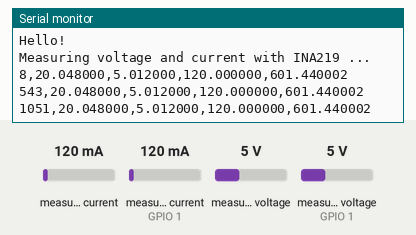
Bench run of a sketch on a simulated ESP32. Shown: the last lines printed to the serial monitor. The test bench sets the inputs (shaded band); at power-on: measured current 120 mA, measured current (sensor on GPIO 1) 120 mA, measured voltage 5 V, measured voltage (sensor on GPIO 1) 5 V.

Above: at 1.2 s.
1.3 s: measured current (sensor 0) set to 40 mA
At 2.0 s:
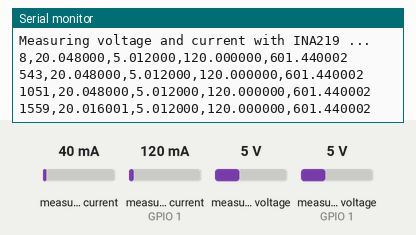
2.8 s: measured current (sensor on GPIO 1) set to 40 mA
At 3.5 s:
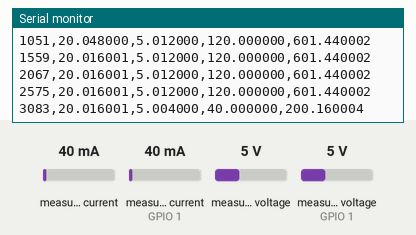
4.3 s: measured voltage (sensor 0) set to 0.3 V
At 5.0 s:
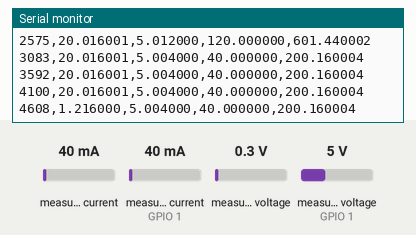
5.8 s: measured voltage (sensor on GPIO 1) set to 0.3 V
At 6.5 s:
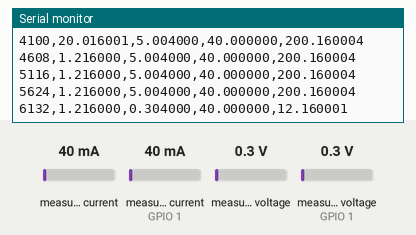
7.3 s: measured current (sensor 0) set to 500 mA
At 7.3 s:
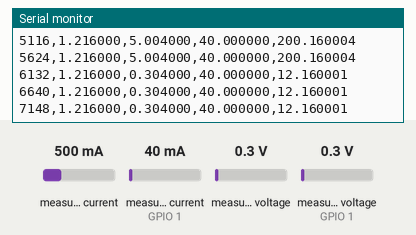
8.8 s: measured current (sensor on GPIO 1) set to 500 mA
At 8.8 s:
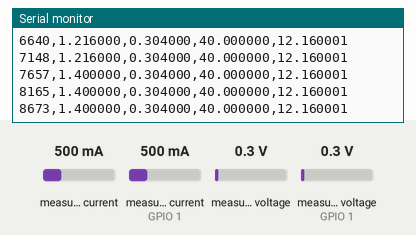
Timing chart, 0 to 11.3 s (numbered marks = the images above; inputs shaded):
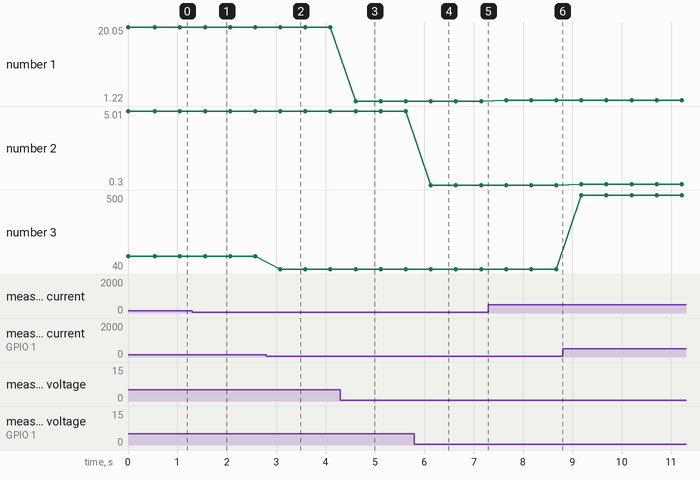

Measured:
- after the input at 1.3 s, the serial monitor: prints a new line after 0.26 s (image 1)
- after the input at 2.8 s, the serial monitor: prints a new line after 0.28 s (image 2)
- after the input at 4.3 s, the serial monitor: prints a new line after 0.31 s (image 3)
- after the input at 5.8 s, the serial monitor: prints a new line after 0.33 s (image 4)
- plotted number 1: 20.05 → 20.02 after the input at 1.3 s, 20.02 → 1.22 after the input at 4.3 s, 1.22 → 1.4 after the input at 7.3 s
- plotted number 2: 5.01 → 5 after the input at 2.8 s, 5 → 0.3 after the input at 5.8 s, 0.3 → 0.35 after the input at 8.8 s
- plotted number 3: 120 → 40 after the input at 2.8 s, 40 → 500 after the input at 8.8 s

The sketch:

logger.ino
```cpp
/*
    Author: Jerome Hallett
    Board: Arduino Uno
    Code's purpose is to read sensor values from the INA219 in the receiver, checking I2C connection available to avoid process stalling.
    Measures the rectifier voltage, current, and state of charge of the receiver.

    INA219 sensor code:
    Based from https://learn.adafruit.com/adafruit-ina219-current-sensor-breakout/arduino-code
*/

//Import required libraries for INA219 sensor & I2C
#include <Wire.h>
#include <Adafruit_INA219.h>

//User specfied inputs
uint8_t chargeThreshold = 14.5; //Threshold of capacitor voltage to consider receiver as charged

//Device setup
unsigned long timer; //Time since programme started running
bool charged = false; //Boolean of whether the receiver has been fully charged

//Initialise two instances of the INA219
byte addressRect = 0x40;
byte addressCap = 0x41;
Adafruit_INA219 ina219Rectifier(addressRect);
Adafruit_INA219 ina219Capacitor(addressCap);

// Function to check availability of I2C data bus
byte checkI2C (byte &address) {
  byte error;
  Wire.beginTransmission(address); // checks I2C connection is available
  error = Wire.endTransmission(); //If is available, error = 0.
  if (error > 0) {
    // Reset I2C
    ina219Rectifier.begin();
    ina219Capacitor.begin();
  }
  return error;
}

void setup() {
  Serial.begin(9600);
  Serial.println("Hello!");
  uint32_t currentFrequency;

  // Initialize the INA219.
  // By default the initialization will use the largest range (32V, 2A).  However
  // you can call a setCalibration function to change this range (see comments).
  ina219Rectifier.begin();
  ina219Capacitor.begin();
  // To use a slightly lower 32V, 1A range (higher precision on amps):
  //ina219.setCalibration_32V_1A();
  // Or to use a lower 16V, 400mA range (higher precision on volts and amps):
  //ina219.setCalibration_16V_400mA();

  Serial.println("Measuring voltage and current with INA219 ...");
}

void loop() {
  // Initialise rectifier sensor values
  float shuntVoltageRectifier = 0;
  float busVoltageRectifier = 0;
  float currentRectifier_mA = 0;
  float loadVoltageRectifier = 0;
  float powerRectifier_mW = 0;
  float actualVoltageRectifier = 0;

  // Initialise capacitor sensor values
  float shuntVoltageCapacitor = 0;
  float busVoltageCapacitor = 0;
  float currentCapacitor_mA = 0;
  float loadVoltageCapacitor = 0;
  float powerCapacitor_mW = 0;

  /*
    Now to read values from the INA219 sensors.
    If I2C unavailable due to interference, breaks the while loop to avoid process stalling.
  */

  while (checkI2C (addressRect) == 0 || checkI2C (addressCap) == 0) {
    //Rectifier sensor read. Measures voltage from the potential divider and scales it up
    shuntVoltageRectifier = ina219Rectifier.getShuntVoltage_mV();
    busVoltageRectifier = ina219Rectifier.getBusVoltage_V();
    loadVoltageRectifier = busVoltageRectifier + (shuntVoltageRectifier / 1000);
    actualVoltageRectifier = loadVoltageRectifier * 4; // Potential divider ratio scaling
    // timer = millis();
    // Serial.print("Rectifier Values:   "); Serial.print(timer); Serial.print(","); Serial.println(actualVoltageRectifier);

    //Capacitor bank sensor read. Measures voltage and current
    shuntVoltageCapacitor = ina219Capacitor.getShuntVoltage_mV();
    busVoltageCapacitor = ina219Capacitor.getBusVoltage_V();
    currentCapacitor_mA = ina219Capacitor.getCurrent_mA();
    loadVoltageCapacitor = busVoltageCapacitor + (shuntVoltageCapacitor / 1000);
    powerCapacitor_mW = loadVoltageCapacitor * currentCapacitor_mA;
    // timer = millis();
    // Serial.print("Capacitor Values:   "); Serial.print(timer); Serial.print(","); Serial.print(loadVoltageCapacitor); Serial.print(","); Serial.print(powerCapacitor_mW); Serial.print(","); Serial.println(currentCapacitor_mA);

    //  Serial.print("Bus Voltage:   "); Serial.print(busVoltageRectifier); Serial.println(" V");
    //  Serial.print("Shunt Voltage: "); Serial.print(shuntVoltageRectifier); Serial.println(" mV");
    //  Serial.print("Load Voltage:  "); Serial.print(loadVoltageRectifier); Serial.println(" V");
    //  Serial.print("Current:       "); Serial.print(currentRectifier_mA); Serial.println(" mA");
    //  Serial.print("Power:         "); Serial.print(powerRectifier_mW); Serial.println(" mW");
    //  Serial.println("");

    // If capacitor voltage exceeds threshold, consider receiver charged
    if (loadVoltageCapacitor > chargeThreshold) {
      charged = true;
    }

    // If both measurements are successful, values are < 31, otherwise error in I2C
    if (actualVoltageRectifier < 31 && loadVoltageCapacitor < 31) {
      // Remove comment to output in CSV format
      timer = millis();
      Serial.printf("%d,%f,%f,%f,%f\n", timer, actualVoltageRectifier, loadVoltageCapacitor, currentCapacitor_mA, powerCapacitor_mW);
    }
    break;
  }

  delay(500);
}

//EOF
```
